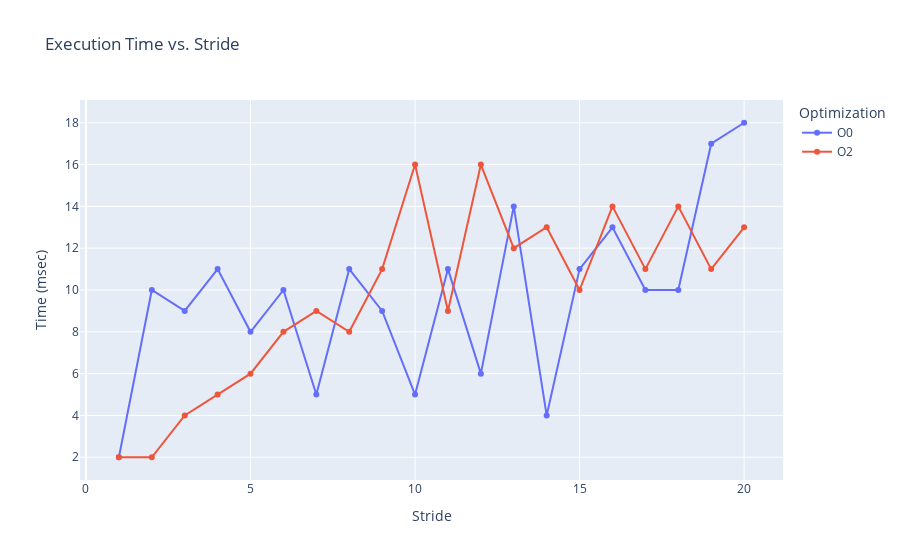

Notebook source saved alongside this figure:
### Markdown cell above
Next, we compare the memory bandwidth. We'll plot the rate in MB/s against the stride for both optimization levels.

### Code cell
fig_time = px.line(df_combined, x='stride', y='time(msec)', color='Optimization',
                     title='Execution Time vs. Stride',
                     labels={'time(msec)': 'Time (msec)', 'stride': 'Stride'},
                     markers=True)
fig_time.show()

### Figure 1 — Plotly figure (JSON) as saved in the notebook; plotly's stock layout.template omitted (floating-point values rounded to 4 significant figures)
{"data": [{"hovertemplate": "Optimization=O0<br>Stride=%{x}<br>Time (msec)=%{y}<extra></extra>", "legendgroup": "O0", "line": {"color": "#636efa", "dash": "solid"}, "marker": {"symbol": "circle"}, "mode": "lines+markers", "name": "O0", "orientation": "v", "showlegend": true, "type": "scatter", "x": [1, 2, 3, 4, 5, 6, 7, 8, 9, 10, 11, 12, 13, 14, 15, 16, 17, 18, 19, 20], "xaxis": "x", "y": [2, 10, 9, 11, 8, 10, 5, 11, 9, 5, 11, 6, 14, 4, 11, 13, 10, 10, 17, 18], "yaxis": "y"}, {"hovertemplate": "Optimization=O2<br>Stride=%{x}<br>Time (msec)=%{y}<extra></extra>", "legendgroup": "O2", "line": {"color": "#EF553B", "dash": "solid"}, "marker": {"symbol": "circle"}, "mode": "lines+markers", "name": "O2", "orientation": "v", "showlegend": true, "type": "scatter", "x": [1, 2, 3, 4, 5, 6, 7, 8, 9, 10, 11, 12, 13, 14, 15, 16, 17, 18, 19, 20], "xaxis": "x", "y": [2, 2, 4, 5, 6, 8, 9, 8, 11, 16, 9, 16, 12, 13, 10, 14, 11, 14, 11, 13], "yaxis": "y"}], "layout": {"legend": {"title": {"text": "Optimization"}, "tracegroupgap": 0}, "title": {"text": "Execution Time vs. Stride"}, "xaxis": {"anchor": "y", "domain": [0, 1], "title": {"text": "Stride"}}, "yaxis": {"anchor": "x", "domain": [0, 1], "title": {"text": "Time (msec)"}}}}
